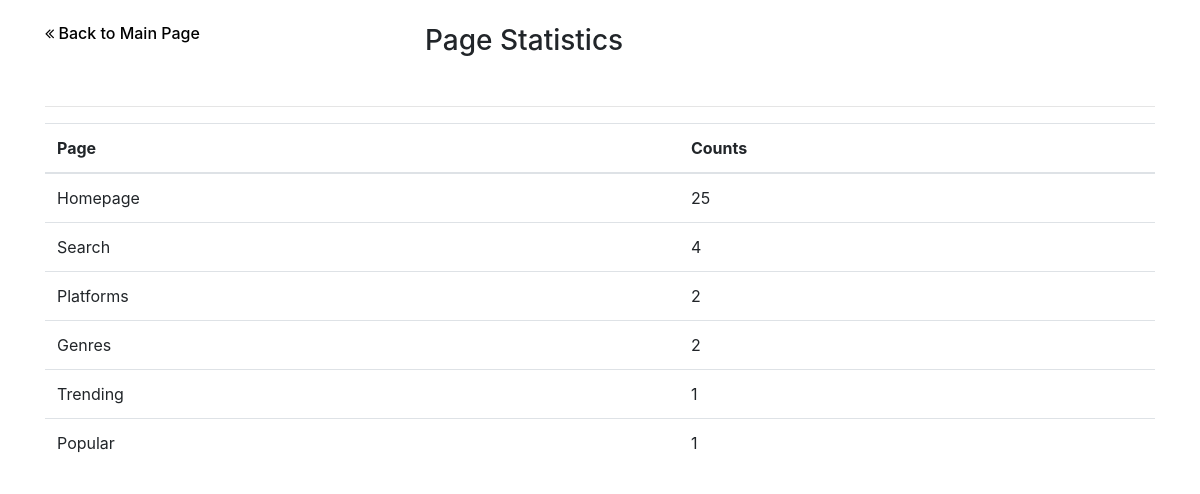
/pagestat, run on an earlier commit of the app's database.
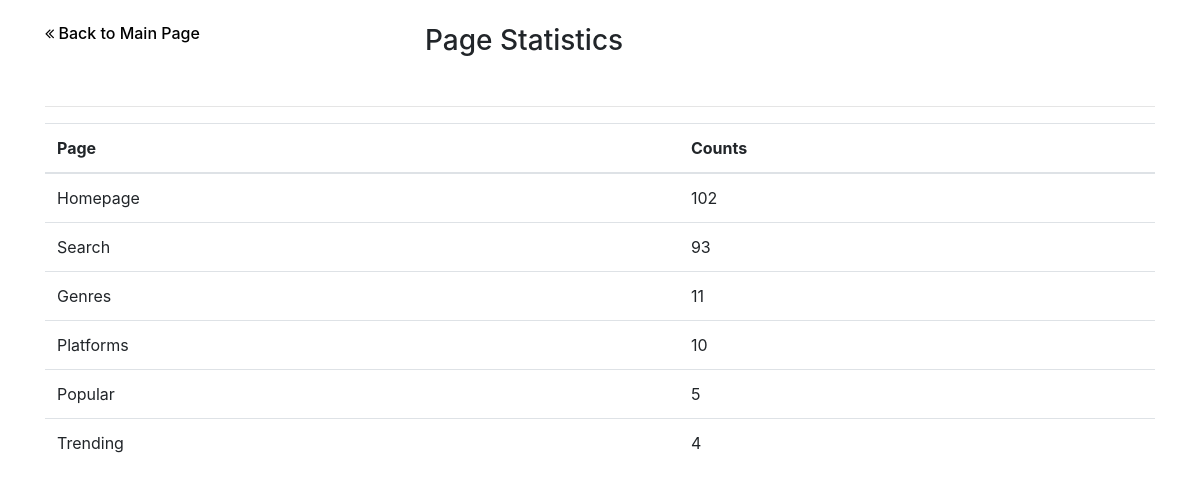
And on a later commit of the database.
### crawler/models.py (models this page shows, shortened)
class Page(models.Model):
    index = models.AutoField(primary_key=True)
    title = models.TextField(default="NewPage")
    counter = models.IntegerField(default=0)

### crawler/views.py (the view)
# urls.py: path("pagestat", crawler.views.getPagesStatistics),
def getPagesStatistics(request):
    pages = Page.objects.all().order_by("-counter")
    return render(request, 'crawler/PageStat.html', {
        'pages': pages
    })

### crawler/templates/crawler/PageStat.html (shortened to what this page needs)
<!DOCTYPE html>
<html lang="zh">
<head>
    <link rel="stylesheet" href="https://cdn.bootcss.com/bootstrap/4.0.0/css/bootstrap.min.css">
    <link rel="stylesheet" href="https://cdnjs.cloudflare.com/ajax/libs/font-awesome/4.7.0/css/font-awesome.min.css">
    {% load staticfiles %}
</head>
<body>
    <div class="container page-header" style="">
        <br />
        <div class="row">
            <div class="col-4">
                <h6><a href="/"><i class="fa fa-angle-double-left"></i> Back to Main Page</a></h6>
            </div>
            <div class="col-8">
                <h3>Page Statistics</h3>
            </div>
        </div>
        <br />
    </div>
    <div class="container page-body" style="">
        <hr />
        <table class="table">
            <thead>
                <tr>
                    <th>Page</th>
                    <th>Counts</th>
                </tr>
            </thead>
            <tbody>
                {% for page in pages %}
                    <tr>
                        <td>{{ page.title }}</td>
                        <td>{{ page.counter }}</td>
                    </tr>
                {% endfor %}
            </tbody>
        </table>
    </div>
</body>

What changed in the data, as far as the page shows it:
changed Page "Homepage": counter "25" → "102"
changed Page "Search": counter "4" → "93"
changed Page "Genres": counter "2" → "11"; moves up the list
changed Page "Platforms": counter "2" → "10"
changed Page "Popular": counter "1" → "5"; moves up the list
changed Page "Trending": counter "1" → "4"
